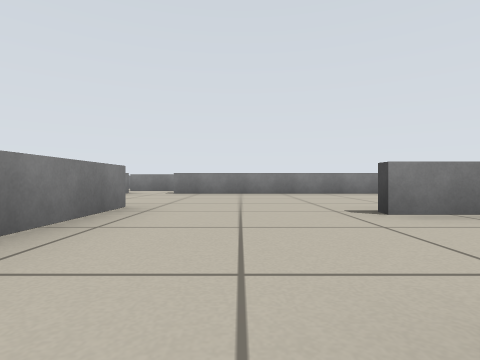
[1] (above)

16 first-person views from a walk through a Stage world. The camera is 0.33 m above the floor, looks level and sees 80° across. The lines on the ground mark 1 m squares. The floor is counted in squares, 1 m on a side. Each view is taken from the middle of a square. On the plan, view 1 faces up. The plan holds only what a view shows up to about 9 squares ahead; the rest is blank. The robots in the file are not drawn.

[2]
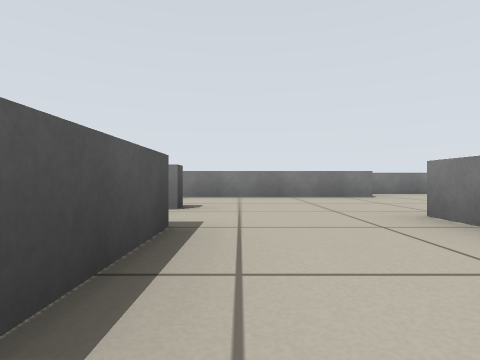

[3]
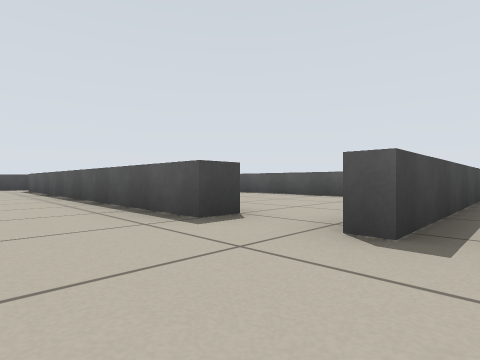

[4]
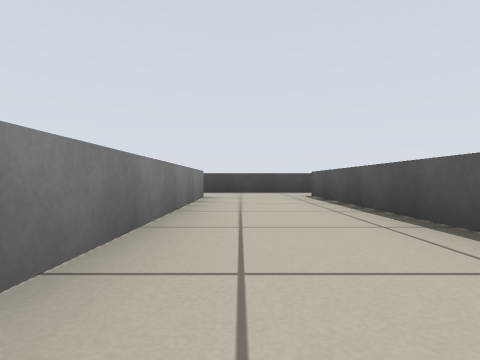

[5]
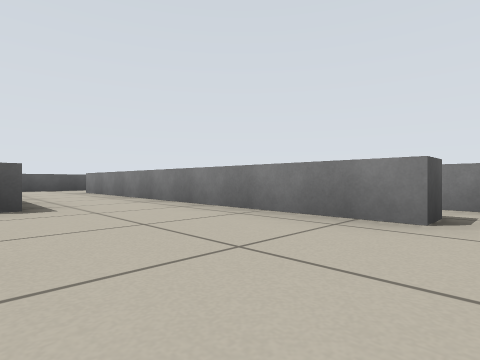

[6]
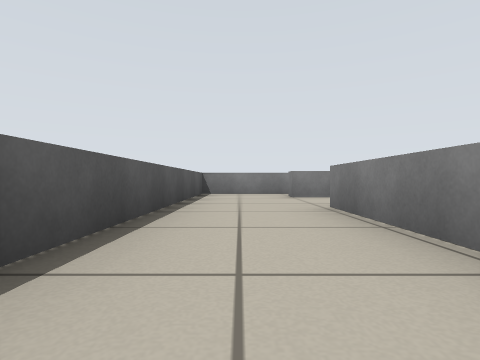

[7]
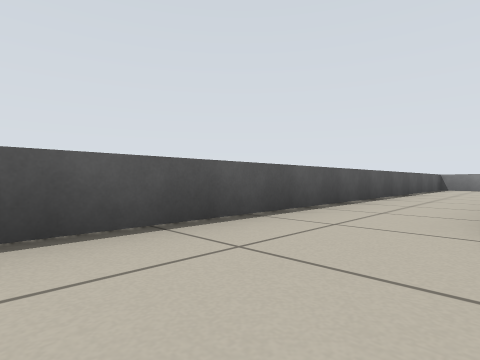

[8]
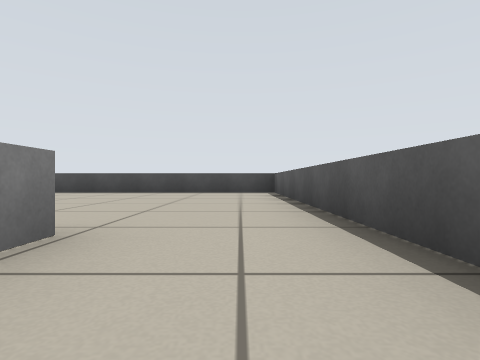

[9]
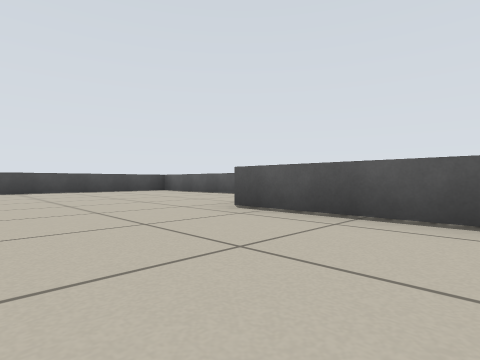

[10]
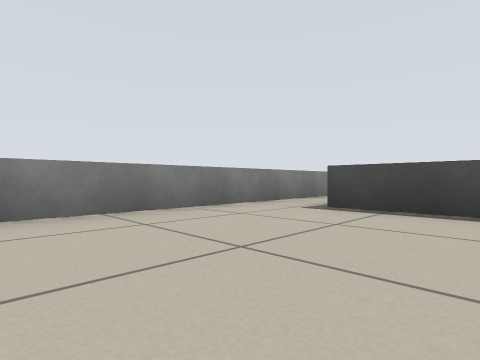

[11]
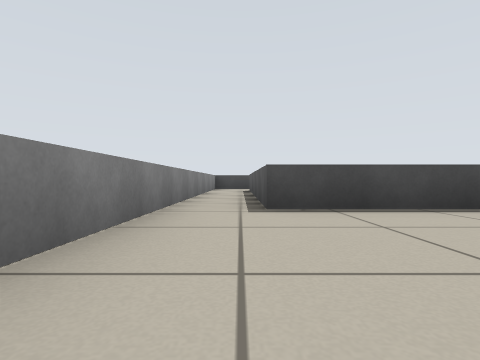

[12]
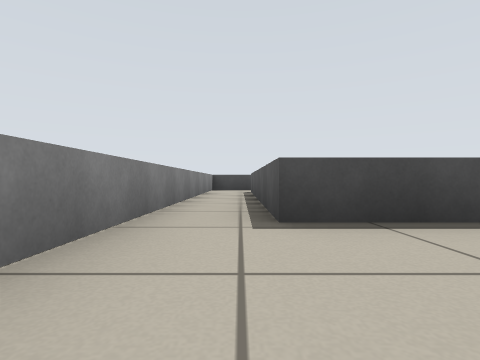

[13]
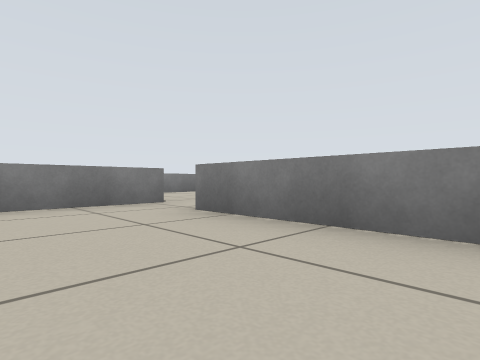

[14]
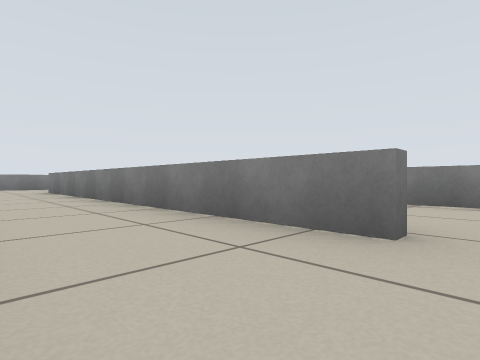

[15]
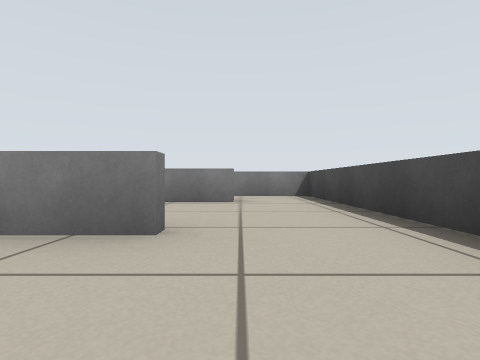

[16]
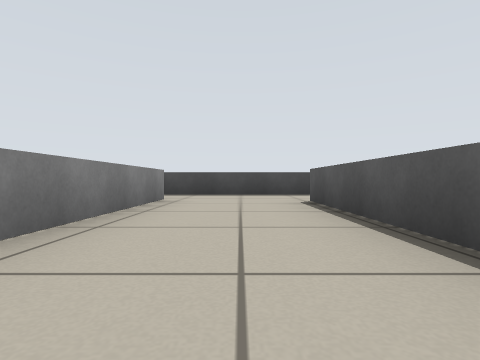

### Floor plan
Ten units are one square. View 1 is at (0, 0); x grows to the right and y downward. Boxes are objects, and circles mark ways between rooms. Rooms are numbered by the first view taken in them; rooms with no view inside come last. Other rooms are left out.
<svg viewBox="-33 -77 152 141">
<path fill="none" stroke="#000" d="M20 -5 100 -5M42 -32 42 -57M-19 -35 -14 -35 -14 39 -19 39M5 36 5 -4M28 39 5 39M39 -69 -16 -69M-28 38 -28 59 54 59M95 -27 14 -27M-28 -72 -28 -32M114 0 114 -35M58 39 52 39M54 59 114 59 114 0M26 36 58 36M62 -29 95 -29M100 -53 65 -53M114 -35 114 -69 39 -69"/>
<circle cx="100" cy="0" r="3" fill="#2a7"/>
<circle cx="20" cy="0" r="3" fill="#2a7"/>
<circle cx="50" cy="50" r="3" fill="#2a7"/>
<circle cx="100" cy="-30" r="3" fill="#2a7"/>
<text x="20" y="-10">1</text>
<text x="70" y="30">2</text>
<text x="70" y="-50">3</text>
</svg>
Room 1 opens to room 2. Room 1 opens to room 3.

Where each view was taken, in squares from view 1:
view 1: 0 up, 0 right, facing up
view 2: 1 up, 4 right, facing left
view 3: 2 up, 0 right, facing down-right
view 4: 2 up, 4 right, facing right
view 5: 4 up, 1 right, facing down-left
view 6: 5 down, 4 right, facing left
view 7: 4 down, 8 right, facing down-left
view 8: 5 down, 4 right, facing right
view 9: 1 down, 3 right, facing down-right
view 10: 4 up, 1 right, facing up-right
view 11: 6 up, 1 right, facing right
view 12: 6 up, 2 right, facing right
view 13: 5 up, 1 right, facing up-left
view 14: 1 up, 10 right, facing up-left
view 15: 1 up, 10 right, facing up
view 16: 4 up, 5 right, facing right
